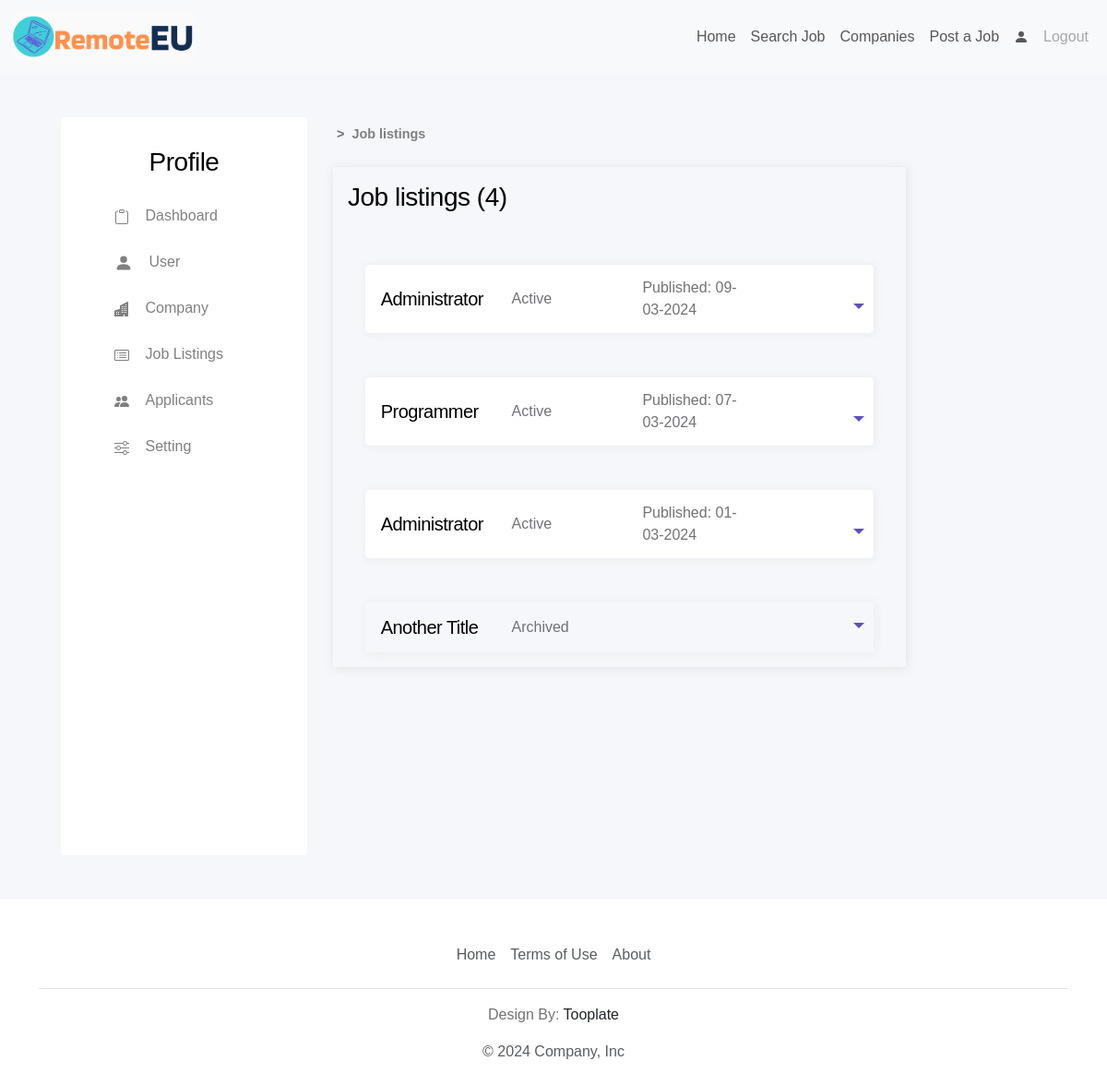
The app's page /profile/job_listings (signed in) with its own data.
### tables.py (models this page shows, shortened)
class Company(db.Model):
    id: Mapped[int] = mapped_column(Integer, primary_key=True)
    name: Mapped[str] = mapped_column(String(100))
    name_slug: Mapped[str] = mapped_column(String(100))
    url: Mapped[str] = mapped_column(String(300))
    industry: Mapped[str] = mapped_column(String(100))
    about: Mapped[str] = mapped_column(String(1000))
    contact: Mapped[str] = mapped_column(String(100))
    num_of_jobs: Mapped[int] = mapped_column(Integer)
    num_of_hidden_jobs: Mapped[int] = mapped_column(Integer)
    address: Mapped[str] = mapped_column(String(100))
    administrator_id: Mapped[int] = mapped_column(Integer)

class Job(db.Model):
    id: Mapped[int] = mapped_column(Integer, primary_key=True)
    role: Mapped[str] = mapped_column(String(100))
    salary: Mapped[int] = mapped_column(Integer)
    start_date: Mapped[str] = mapped_column(String(100))
    job_type: Mapped[str] = mapped_column(String(100))
    category: Mapped[str] = mapped_column(String(100))
    skills: Mapped[str] = mapped_column(String(1000))
    level: Mapped[str] = mapped_column(String(100))
    job_info: Mapped[str] = mapped_column(String(2000))
    contact: Mapped[str] = mapped_column(String(100))
    active: Mapped[bool] = mapped_column(Boolean())
    time_publish: Mapped[datetime.datetime] = mapped_column(
        DateTime(timezone=True), server_default=func.now())
    user_id: Mapped[int] = mapped_column(Integer, ForeignKey(User.id))
    company_id: Mapped[int] = mapped_column(Integer, ForeignKey(Company.id))

### main.py (the view)
@app.route('/profile/job_listings', methods=['GET', 'POST'])
@login_required
def job_listings():
    company = load_company()
    profile = load_profile()
    jobs = load_jobs()
    jobs_order = Job.query.filter_by(company_id=company.id).order_by(desc(Job.active)).order_by(desc(Job.time_publish)).all()
    return render_template('profile/job_listings.html',
                           company=company,
                           profile=profile,
                           jobs=jobs_order,
                           logged_in = current_user.is_authenticated)

### helper.py (called while the page is built)
def load_profile():
    existing_profile = PersonalProfile.query.filter_by(user_id=current_user.id).first()
    return existing_profile

def load_company():
    existing_company = Company.query.filter_by(administrator_id=current_user.id).first()
    return existing_company

def load_jobs():
    existing_company = load_company()
    existing_jobs = Job.query.filter_by(company_id=existing_company.id).all()
    return existing_jobs

### main.py (called while the page is built)
@login_manager.user_loader
def load_user(user_id):
    return db.get_or_404(User, user_id)

### templates/profile/job_listings.html (shortened to what this page needs)
{% extends "base_profile.html" %} {% block profile_content %}
<section id="job_listings">
    <div class="container">
        <div id="breadcrumbs" class="d-flex my-2">
            <p class="mx-2">></p>
            <a href="{{ url_for('job_listings') }}">Job listings</a>
        </div>
        <div class="row justify-content-lg-between justify-content-md-center justify-content-sm-center p-3">
            <div class="col-lg-10 col-md-10 col-sm-12 p-3 mb-5 shadow-strong">
                <h3>Job listings ({{ company.num_of_jobs + company.num_of_hidden_jobs }})</h3>
                <div class="row d-flex justify-content-center">
                    {% if company.num_of_jobs > 0 %}
                        {% for job in jobs %}
                        {% if job.active %}
                        <div class="job-listings-card d-flex justify-content-start white-div shadow-light position-relative mt-5">
                        {% else %}
                        <div class="job-listings-card d-flex justify-content-start shadow-light position-relative mt-5">
                        {% endif %}
                            <div>
                                <h5>{{ job.role }}</h5>
                            </div>
                            <div>
                                <p>{{ "Active" if job.active else "Archived" }}</p>
                            </div>
                            <div>
                                {% if job.active %}
                                <p>Published: {{ job.time_publish.strftime('%d-%m-%Y')}}</p>
                                {% endif %}
                            </div>
                            <a class="text-decoration-none link-dark stretched-link" data-bs-toggle="collapse" href="#{{job.id}}_expand" role="button" aria-expanded="false" aria-controls="#{{job.id}}_expand" onclick="helloFunc('triangle_{{job.id}}')"><div id="triangle_{{job.id}}" class="triangle-drop"></div></a>
                        </div>
                        {% endfor %}
                    {% else %}
                        <p>Empty</p>
                        <a href="{{ url_for('post_job') }}"><button class="btn primary-btn my-5">Post New Job</button></a>
                    {% endif %}
                </div>
                </div>
            </div>
        </div>
    </div>
</section>
{% endblock %}

### static/css/styles.css (style rules this page uses)
:root { --white-color: #ffffff; --primary-color: #5d52ba; --secondary-color: #0dcaf0; --section-bg-color: #f0f8ff; --section-bg-color2: #f5f7fa; --custom-btn-bg-color: #f65129; --social-icon-link-bg-color: #7f73eb; --dark-color: #000000; --p-color: #717275; --border-color: #e9eaeb; --body-font-family: 'League Spartan', sans-serif; }
body { background-color: var(--white-color); font-family: var(--body-font-family); }
h1, h2, h3, h4, h5, h6 { color: var(--dark-color); font-weight: var(--font-weight-semibold); letter-spacing: -0.5px; }
p { color: var(--p-color); font-size: var(--p-font-size); font-weight: var(--font-weight-light); }
a { text-decoration: none; }
section { background-color: var(--section-bg-color2); }
.white-div { background: var(--white-color); border-radius: 5px; }
.shadow-light { -webkit-box-shadow: 1px 1px 10px 0px rgba(217,217,217,0.4); -moz-box-shadow: 1px 1px 10px 0px rgba(217,217,217,0.4); box-shadow: 1px 1px 10px 0px rgba(217,217,217,0.4); }
.shadow-strong { -webkit-box-shadow: 1px 1px 10px 0px rgba(217,217,217,0.6); -moz-box-shadow: 1px 1px 10px 0px rgba(217,217,217,0.6); box-shadow: 1px 1px 10px 0px rgba(217,217,217,0.7); }
#breadcrumbs { margin-bottom: 10px; }
#breadcrumbs a { transition-duration: 200ms; border-radius: 5px; color: grey; text-decoration: none; }
#breadcrumbs a, #breadcrumbs p { font-size: 0.9em; font-weight: 600; margin-top: auto; margin-bottom: auto; }
.triangle-drop { position: absolute; right: 10px; bottom: 20px; width: 12px; height: 12px; border-width: 6px; border-style: solid; border-color: var(--primary-color) transparent transparent transparent; transform: rotate(0deg); transition-duration: 200ms; transform-origin: 6px 3px; }
.job-listings-card { width: 90%; }
.job-listings-card > div:nth-child(-n+3) { width: 25%; padding: 5px; margin-right: 10px; display: flex; align-items: center; }
.job-listings-card > div:nth-child(-n+3) > * { margin-top: 0.5em; margin-bottom: 0.5em; }

### records on screen
Company: company.num_of_jobs+company.num_of_hidden_jobs "4"
Job: role "Administrator", active "Active", time_publish "09-03-2024"
Job: role "Programmer", active "Active", time_publish "07-03-2024"
Job: role "Administrator", active "Active", time_publish "01-03-2024"
Job: role "Another Title", active "Archived"
